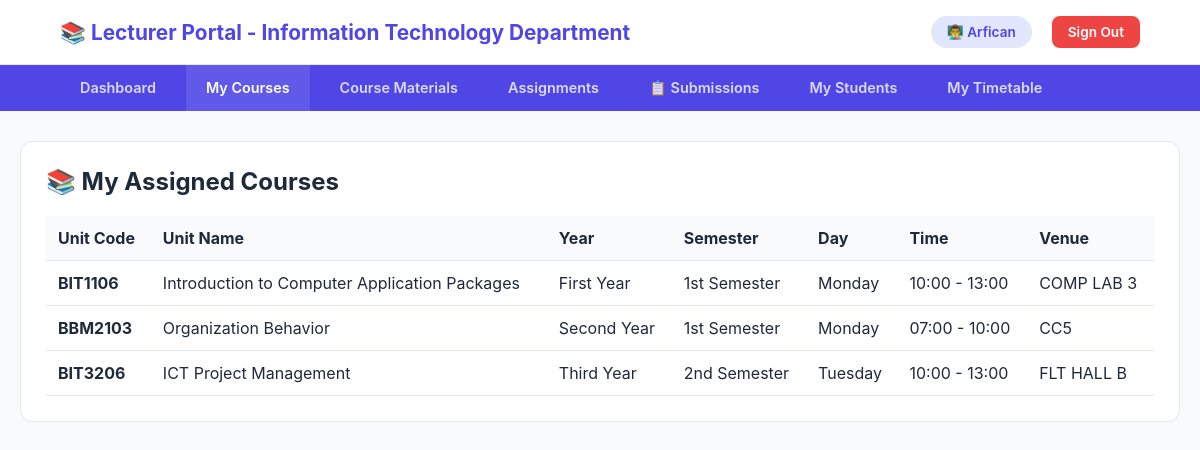
Screenshot of /Lecturer/lecturer_dashboard.php?section=my_courses (signed in) with the database file from the repository.
### tables this page shows
CREATE TABLE `timetable` (
  `id` int(11) NOT NULL,
  `unit_code` varchar(20) DEFAULT NULL,
  `course_title` varchar(100) DEFAULT NULL,
  `department` varchar(50) DEFAULT NULL,
  `time_from` varchar(10) DEFAULT NULL,
  `time_to` varchar(10) DEFAULT NULL,
  `day_of_week` enum('Monday','Tuesday','Wednesday','Thursday','Friday','Saturday','Sunday') DEFAULT NULL,
  `venue` varchar(50) DEFAULT NULL,
  `unit_group` varchar(20) DEFAULT NULL,
  `lecturer` varchar(50) DEFAULT NULL,
  `exam_date` date DEFAULT NULL,
  `semester` enum('1','2','3') NOT NULL,
  `year_level` enum('First Year','Second Year','Third Year','Fourth Year') NOT NULL,
  `academic_year` year(4) NOT NULL,
  `created_at` timestamp NOT NULL DEFAULT current_timestamp()
);

CREATE TABLE `academic_workload` (
  `id` int(11) NOT NULL,
  `unit_code` varchar(20) DEFAULT NULL,
  `unit_name` varchar(100) DEFAULT NULL,
  `department` varchar(50) DEFAULT NULL,
  `year_level` enum('First Year','Second Year','Third Year','Fourth Year') DEFAULT NULL,
  `semester_level` enum('1st Semester','2nd Semester') DEFAULT NULL,
  `offering_time` varchar(100) DEFAULT NULL
);

### Lecturer/lecturer_dashboard.php (the view, shortened to what this page needs)
<?php
$lecturer_name = $_SESSION['user_name'];
$lecturer_dept = $_SESSION['department'];
$conn = mysqli_connect("localhost", "root", "", "Portal-Asisstant-AI");
$section = $_GET['section'] ?? 'dashboard';
?>
<!DOCTYPE html>
<html lang="en">
<head>
</head>
<body>
<header>
    <div class="branding">
        <h1>📚 Lecturer Portal - <?php echo htmlspecialchars($lecturer_dept); ?> Department</h1>
    </div>
    <div class="user-info">
        <span class="user-badge">👨‍🏫 <?php echo htmlspecialchars($lecturer_name); ?></span>
        <a href="../logout.php" class="logout-btn">Sign Out</a>
    </div>
</header>
<nav>
    <div class="nav-top">
        <a href="?section=dashboard" class="<?php echo $section === 'dashboard' ? 'active' : ''; ?>">Dashboard</a>
        <a href="?section=my_courses" class="<?php echo $section === 'my_courses' ? 'active' : ''; ?>">My Courses</a>
        <a href="?section=materials" class="<?php echo $section === 'materials' ? 'active' : ''; ?>">Course Materials</a>
        <a href="?section=assignments" class="<?php echo $section === 'assignments' ? 'active' : ''; ?>">Assignments</a>
        <a href="?section=submissions" class="<?php echo $section === 'submissions' ? 'active' : ''; ?>">📋 Submissions</a>
        <a href="?section=students" class="<?php echo $section === 'students' ? 'active' : ''; ?>">My Students</a>
        <a href="?section=timetable" class="<?php echo $section === 'timetable' ? 'active' : ''; ?>">My Timetable</a>
    </div>
</nav>
<div class="container">
    <?php
    switch($section) {
        case 'dashboard': ?>
        <?php break;
        case 'my_courses':
            $courses_query = "SELECT t.*, aw.unit_name, aw.year_level, aw.semester_level, aw.offering_time
                             FROM timetable t
                             JOIN academic_workload aw ON t.unit_code = aw.unit_code
                             WHERE t.lecturer = '$lecturer_name'
                             ORDER BY aw.year_level, aw.semester_level";
            $courses_result = mysqli_query($conn, $courses_query);
            $total_assigned = mysqli_num_rows($courses_result);
            ?>
            <div class="section-box">
                <h2>📚 My Assigned Courses</h2>
                <?php if ($total_assigned == 0): ?>
                    <div class="no-data">No courses assigned yet. Contact administrator.</div>
                <?php else: ?>
                    <table class="data-table">
                        <thead><tr><th>Unit Code</th><th>Unit Name</th><th>Year</th><th>Semester</th><th>Day</th><th>Time</th><th>Venue</th></tr></thead>
                        <tbody>
                            <?php while($course = mysqli_fetch_assoc($courses_result)): ?>
                            <tr>
                                <td><strong><?php echo $course['unit_code']; ?></strong></td>
                                <td><?php echo htmlspecialchars($course['unit_name']); ?></td>
                                <td><?php echo $course['year_level']; ?></td>
                                <td><?php echo $course['semester_level']; ?></td>
                                <td><?php echo $course['day_of_week'] ?? 'TBA'; ?></td>
                                <td><?php echo ($course['time_from'] ? $course['time_from'] . ' - ' . $course['time_to'] : 'TBA'); ?></td>
                                <td><?php echo $course['venue'] ?? 'TBA'; ?></td>
                            </tr>
                            <?php endwhile; ?>
                        </tbody>
                    </table>
                <?php endif; ?>
            </div>
        <?php break;
            ?>
        <?php break;
    }
    ?>
</div>
</body>
</html>

### Lecturer/lecturer_dashboard.php (style rules this page uses)
:root { --primary: #4f46e5; --primary-dark: #3730a3; --bg: #f8fafc; --white: #ffffff; --text-main: #1e293b; --text-light: #64748b; --border: #e2e8f0; --accent: #e0e7ff; --success: #10b981; --warning: #f59e0b; --danger: #ef4444; --info: #3b82f6; }
* { margin: 0; padding: 0; box-sizing: border-box; }
body { font-family: 'Inter', system-ui, sans-serif; background: var(--bg); color: var(--text-main); }
header { background: var(--white); border-bottom: 1px solid var(--border); padding: 1rem 5%; display: flex; align-items: center; justify-content: space-between; flex-wrap: wrap; gap: 15px; }
.branding h1 { font-size: 1.3rem; color: var(--primary); }
.user-info { display: flex; align-items: center; gap: 20px; }
.user-badge { background: var(--accent); padding: 8px 16px; border-radius: 20px; font-size: 0.85rem; font-weight: 600; color: var(--primary); }
.logout-btn { background: var(--danger); color: white; padding: 8px 16px; border-radius: 8px; text-decoration: none; font-size: 0.85rem; font-weight: 600; }
nav { background: var(--primary); padding: 0 5%; }
.nav-top { display: flex; gap: 10px; flex-wrap: wrap; }
nav a { color: rgba(255,255,255,0.8); text-decoration: none; padding: 14px 20px; font-size: 0.9rem; font-weight: 600; transition: 0.3s; }
nav a:hover, nav a.active { color: white; background: rgba(255,255,255,0.1); }
.container { max-width: 1400px; margin: 30px auto; padding: 0 20px; }
.section-box { background: var(--white); border-radius: 12px; border: 1px solid var(--border); padding: 25px; margin-bottom: 30px; }
.section-box h2, .section-box h3 { margin-bottom: 20px; color: var(--text-main); }
.data-table { width: 100%; border-collapse: collapse; }
.data-table th, .data-table td { padding: 12px; text-align: left; border-bottom: 1px solid var(--border); }
.data-table th { background: var(--bg); font-weight: 700; }

### rows the page displays
timetable: unit_code "BIT1106", academic_workload.unit_name "Introduction to Computer Application Packages", academic_workload.year_level "First Year", academic_workload.semester_level "1st Semester", day_of_week "Monday", time_from "10:00", time_to "13:00", venue "COMP LAB 3"
timetable: unit_code "BBM2103", academic_workload.unit_name "Organization Behavior", academic_workload.year_level "Second Year", academic_workload.semester_level "1st Semester", day_of_week "Monday", time_from "07:00", time_to "10:00", venue "CC5"
timetable: unit_code "BIT3206", academic_workload.unit_name "ICT Project Management", academic_workload.year_level "Third Year", academic_workload.semester_level "2nd Semester", day_of_week "Tuesday", time_from "10:00", time_to "13:00", venue "FLT HALL B"

### other values shown
$lecturer_dept "Information Technology"
$lecturer_name "Arfican"
